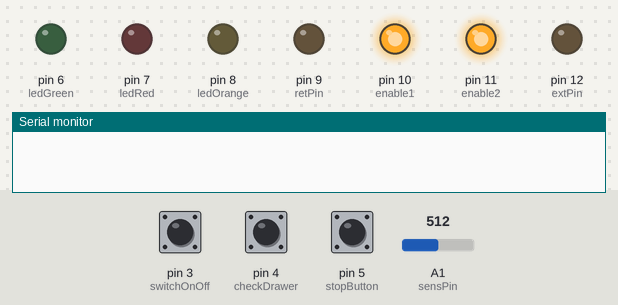
Simulated run of this sketch. Board: Arduino Uno, built with avr-gcc and run on an emulated ATmega328P. Shown: output pins drawn as LEDs (lit = HIGH), the last lines printed to the serial monitor. Inputs (shaded band) come from the test bench; at power-on: pin 3 (switchOnOff) HIGH, A1 (sensPin) = 512, pin 5 (stopButton) HIGH, pin 4 (checkDrawer) HIGH.

Above: at 1.2 s.
1.3 s: pin 3 (switchOnOff) pulled LOW for 0.15 s
At 3.0 s:
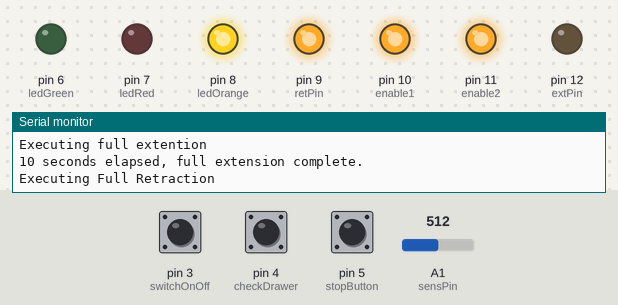
3.3 s: A1 (sensPin) set to 574
4.8 s: A1 (sensPin) set to 598
At 5.8 s:
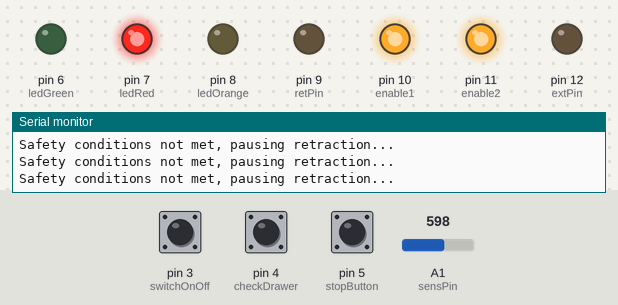
6.3 s: pin 5 (stopButton) pulled LOW for 0.15 s
At 7.4 s:
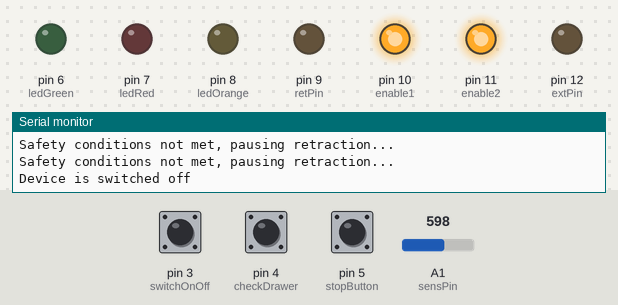
7.9 s: pin 3 (switchOnOff) pulled LOW for 1 s
At 8.7 s:
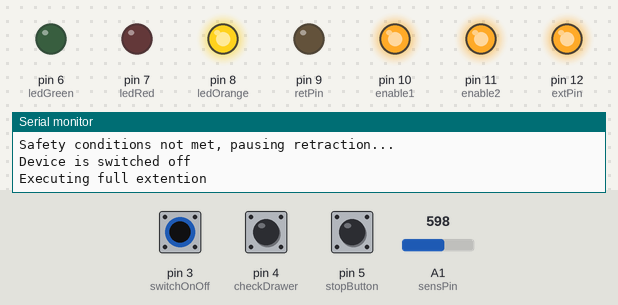
10.4 s: pin 5 (stopButton) pulled LOW for 1 s
At 10.7 s:
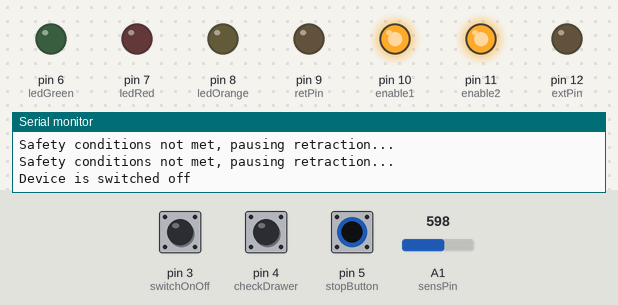
Timing chart, 0 to 13.4 s (numbered marks = the images above; inputs shaded):
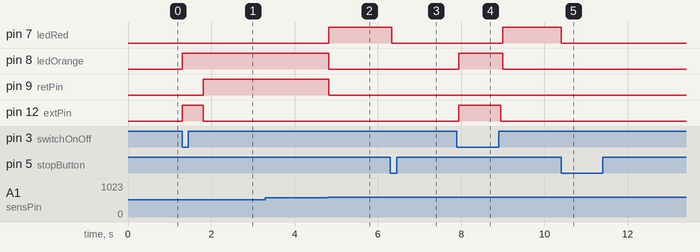

Measured:
- the behaviour switches between 588 and 589 on A1 (sensPin) (found by bisection; images 1 and 2)
- after the input at 1.3 s, pin 8 (ledOrange): LOW → HIGH at once; pin 9 (retPin): LOW → HIGH after 0.51 s; pin 12 (extPin): LOW → HIGH at once, → LOW 0.51 s later
- after the input at 3.3 s, every drawn part: stays the same
- after the input at 4.8 s, pin 7 (ledRed): LOW → HIGH at once; pin 8 (ledOrange), pin 9 (retPin): HIGH → LOW at once
- after the input at 6.3 s, pin 7 (ledRed): HIGH → LOW at once
- after the input at 7.9 s, pin 7 (ledRed): LOW → HIGH after 1.1 s; pin 8 (ledOrange): LOW → HIGH at once, → LOW 1.1 s later; pin 12 (extPin): LOW → HIGH at once, → LOW 1.0 s later
- after the input at 10.4 s, pin 7 (ledRed): HIGH → LOW at once

The sketch:

actuatedFoodCutter.ino
```cpp
// include functions
#include "Modules/Globals.h"
#include "Modules/Extend.h"
#include "Modules/Retract.h"
#include "Modules/Sense.h"
#include "Modules/FullExtend.h"
#include "Modules/FullRetract.h"
#include "Modules/OffState.h"
// #include "Modules/Pause.h"

// define pins
const int retPin = 9;         // when high, retract
const int extPin = 12;        // when high, extend

const int enable1 = 10;       // enable pin for 1st actuator -> pin 10
const int enable2 = 11;       // enable pin for 2nd actuator -> pin 11

const int sensPin = A1;       // Sensor input pin

const int startButton = 2;    // information input from the button
const int switchOnOff = 3;    // information input from the on/off switch
const int checkDrawer = 4;    // information input from the drawer 'sensor'
const int stopButton = 5;     // stop button for retraction

const int ledGreen = 6;       // output to toggle green LED
const int ledRed = 7;         // output to toggle red LED
const int ledOrange = 8;      // output to toggle oragne LED

// define variables/constants
double userDistance;          // variable to hold the distance between the device and the user
bool firstTime = true;        // variable to check if this is the first extention since the switch has been turned on
const int timeLimit = 10000;   // constant to dictate the duration of the actuator's extention phase


void setup() {
  // set outputs
  pinMode(enable1, OUTPUT);
  pinMode(enable2, OUTPUT);

  pinMode(extPin, OUTPUT);
  pinMode(retPin, OUTPUT);

  pinMode(ledGreen, OUTPUT);
  pinMode(ledRed, OUTPUT);
  pinMode(ledOrange, OUTPUT);

  // set inputs
  pinMode(startButton, INPUT_PULLUP);
  pinMode(switchOnOff, INPUT_PULLUP);
  pinMode(checkDrawer, INPUT_PULLUP);
  pinMode(stopButton, INPUT_PULLUP);

  // set initial states
  analogWrite(enable1, 255);
  analogWrite(enable2, 255);

  digitalWrite(extPin, LOW);
  digitalWrite(retPin, LOW);

  digitalWrite(ledGreen, LOW);
  digitalWrite(ledRed, LOW);
  digitalWrite(ledOrange, LOW);

  // serial monitor
  Serial.begin(9600);
}


void loop() {
  while (digitalRead(switchOnOff) == HIGH) {  // wait for switch to be turned on
    delay(100);
  }

  while (digitalRead(switchOnOff) == LOW) { // loop continues as long as the switch is on
    if (firstTime == true) {  // startup sequence to fully extend the actuators, will only run the first time the switch is turned on
      FullExtend();
    }

    if (digitalRead(switchOnOff) == HIGH) { // if the device is switched off at any point, break the loop
      break;
    }
    Retract();

    if (digitalRead(switchOnOff) == HIGH) { // if the device is switched off at any point, break the loop
      break;
    }
    Extend();

  }

  OffState(); // the device reaches this state when it is switched off, will stay until switched on again
}
```

Extend.h
```cpp
#ifndef EXTEND_H
#define EXTEND_H

#include "Globals.h"
#include "Sense.h"

#include <Arduino.h>

void Extend() {
  digitalWrite(ledGreen, HIGH);
  digitalWrite(ledRed, LOW);
  digitalWrite(ledOrange, LOW);

  Serial.println("Entering extention state");

  unsigned long extTime = 0;
  unsigned long lastTime = millis();  // get the initial time, prior to the extention beginning

  while (extTime < timeLimit) { // continue extending until the total time spent actively extending the actuators reaches the time limit
    userDistance = Sense(); // check the distance the user is from the device each time the loop runs
    unsigned long currTime = millis();  // get the current time in each loop iteration

    if (digitalRead(switchOnOff) == HIGH) { // if the device is switched off at any point, break the loop
      break;
    }

    if (userDistance > 20 && userDistance < 60) {    // check if user is in range
      // set LEDs
      digitalWrite(ledGreen, LOW);
      digitalWrite(ledRed, LOW);
      digitalWrite(ledOrange, HIGH);

      // extend
      digitalWrite(extPin, HIGH);
      digitalWrite(retPin, LOW);
      // Serial.println("Safety conditions met, extending...");

      extTime += (currTime - lastTime); // the time spent actively extending
    } else {    // user outside of range, pause the extension
      digitalWrite(extPin, LOW);
      digitalWrite(retPin, LOW);
      // Serial.println("Safety conditions not met, pausing extension...");

      // set LEDs
      digitalWrite(ledGreen, LOW);
      digitalWrite(ledRed, HIGH);
      digitalWrite(ledOrange, LOW);
    }

    lastTime = currTime; // set lastTime to the previous loop's time

    delay(500);
  }
  // stop actuators
  digitalWrite(extPin, LOW);
  digitalWrite(retPin, LOW);

  Serial.print(timeLimit/1000);
  Serial.println(" seconds elapsed, stopping extension");
}

#endif
```

FullExtend.h
```cpp
#ifndef FULLEXTEND_H
#define FULLEXTEND_H

#include "Globals.h"
#include <Arduino.h>

void FullExtend() {
  Serial.println("Executing full extention");
  unsigned long extTime = 0;
  unsigned long lastTime = millis();

  while (extTime < timeLimit) { // continue extending until the total time spent actively extending the actuators reaches the time limit
    if (digitalRead(switchOnOff) == HIGH) { // if the device is switched off at any point, break the loop
      break;
    }

    unsigned long currTime = millis();

    // set LEDs
    digitalWrite(ledGreen, LOW);
    digitalWrite(ledRed, LOW);
    digitalWrite(ledOrange, HIGH);

    // extend
    digitalWrite(extPin, HIGH);
    digitalWrite(retPin, LOW);

    extTime += (currTime - lastTime);

    lastTime = currTime;
    delay(500);
  }

  firstTime = false;  // ensure startup processes do not occur again

  Serial.print(timeLimit/1000);
  Serial.println(" seconds elapsed, full extension complete.");
}

#endif
```

FullRetract.h
```cpp
#ifndef FULLRETRACT_H
#define FULLRETRACT_H

#include "Globals.h"
#include "Sense.h"

#include <Arduino.h>

void FullRetract() {
  Serial.println("Executing Full Retraction");

  while (digitalRead(stopButton) == HIGH) {
    userDistance = Sense();

    if (userDistance > 20 && userDistance < 60 && digitalRead(checkDrawer) == HIGH) {    // check if user is in range & drawer is inserted
      // retract actuators
      digitalWrite(extPin, LOW);
      digitalWrite(retPin, HIGH);
      // Serial.println("Safety conditions met, retracting...");

      // set LEDs
      digitalWrite(ledGreen, LOW);
      digitalWrite(ledRed, LOW);
      digitalWrite(ledOrange, HIGH);
    } else {
      // stop
      digitalWrite(extPin, LOW);
      digitalWrite(retPin, LOW);
      Serial.println("Safety conditions not met, pausing retraction...");

      // set LEDs
      digitalWrite(ledGreen, LOW);
      digitalWrite(ledRed, HIGH);
      digitalWrite(ledOrange, LOW);
    }

    delay(100);

  }

  firstTime = true; // device is now switched off, so when its switched back on we want the startup sequence to run again

}

#endif
```

Globals.h
```cpp
#ifndef GLOBALS_H
#define GLOBALS_H

#include <Arduino.h>

// all variables declared as external
extern const int retPin;
extern const int extPin;

extern const int enable1;
extern const int enable2;

extern const int sensPin;

extern const int startButton;
extern const int switchOnOff;
extern const int checkDrawer;
extern const int stopButton;

extern const int ledGreen;
extern const int ledRed;
extern const int ledOrange;

extern double userDistance;
extern bool firstTime;
extern const int timeLimit;

#endif
```

OffState.h
```cpp
#ifndef OFFSTATE_H
#define OFFSTATE_H

#include "Globals.h"
#include "FullRetract.h"

#include <Arduino.h>

void OffState() {
  FullRetract();  // fully retract the arduinos

  Serial.println("Device is switched off");

  // set LEDs
  digitalWrite(ledGreen, LOW);
  digitalWrite(ledRed, LOW);
  digitalWrite(ledOrange, LOW);

  while (digitalRead(switchOnOff) == HIGH) {  // do nothing until the switch is turned back on
    delay(100);
  }
}

#endif
```

Retract.h
```cpp
#ifndef RETRACT_H
#define RETRACT_H

#include "Globals.h"
#include "Sense.h"
#include <Arduino.h>

void Retract() {
  // set LEDs
  digitalWrite(ledGreen, HIGH);
  digitalWrite(ledRed, LOW);
  digitalWrite(ledOrange, LOW);

  Serial.println("Entering retraction state, press the start button to begin");

  while (digitalRead(startButton) == HIGH) {
    // Serial.println("Waiting for start button...");
    if (digitalRead(switchOnOff) == HIGH) { // if the device is switched off at any point, break the loop
      break;
    }
    delay(100);
  }

  while (digitalRead(stopButton) == HIGH) { // continue retracting until the actuators bottom out
    userDistance = Sense();

    if (digitalRead(switchOnOff) == HIGH) { // if the device is switched off at any point, break the loop
      break;
    }

    if (userDistance > 20 && userDistance < 60 && digitalRead(checkDrawer) == HIGH) {    // check if user is in range & drawer is inserted
      // retract
      digitalWrite(extPin, LOW);
      digitalWrite(retPin, HIGH);
      // Serial.println("Safety conditions met, retracting...");

      // set LEDs
      digitalWrite(ledGreen, LOW);
      digitalWrite(ledRed, LOW);
      digitalWrite(ledOrange, HIGH);
    } else {
      // stop actuators
      digitalWrite(extPin, LOW);
      digitalWrite(retPin, LOW);
      // Serial.println("Safety conditions not met, pausing retraction...");

      // set LEDs
      digitalWrite(ledGreen, LOW);
      digitalWrite(ledRed, HIGH);
      digitalWrite(ledOrange, LOW);
    }

    delay(500);
  }
}

#endif
```

Sense.h
```cpp
#ifndef SENSE_H
#define SENSE_H

#include "Globals.h"
#include <Arduino.h>

double Sense() {
  double val = analogRead(A1);

  // function to convert the analog input to distance (cm)
  double V = (val*5)/1024;
  double distance = 59.4611*pow(V, -1.03199);

  // Serial.print(distance);
  // Serial.println(" cm");

  return distance;
}

#endif
```
